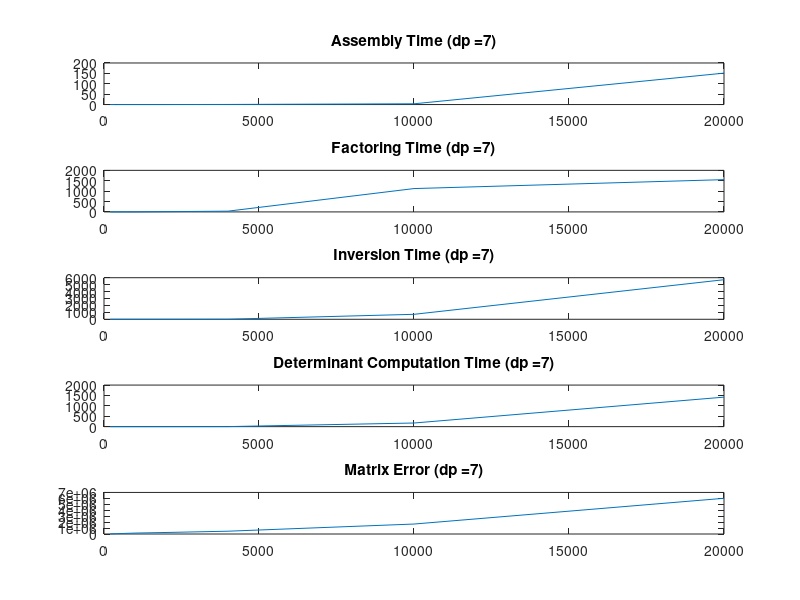

Reproduce this figure in MATLAB. (Note: this script raises an error after producing the figure.)
% First code to be used to visualize the trends for the base "general" file
% with no grid to it.

load Data/tstore_general_d50.mat;

figure(1)
for i = 1:length(vars)
      subplot(length(vars),1,i);
      plot(n,table(:,i));
      t = strcat(vars(i),' (dp = ', num2str(length(n)),')');
      title(t);
end

% consider the trends in fraction by table-features.

load Data/gstore_fraction_d400.mat;

figure(2)
subplot(5,1,1)
title('Assemb')
for f_i = 1:length(table_store)
    hold on
    plot(n, table_store{f_i}.assemb)
    hold off
end
l = cellstr(num2str(grid', 'grid=-%d'));
legend(l);

subplot(5,1,2)
title('Factor')
for f_i = 1:length(table_store)
    hold on
    plot(n, table_store{f_i}.factor)
    hold off
end

subplot(5,1,3)
title('Solve')
for f_i = 1:length(table_store)
    hold on
    plot(n, table_store{f_i}.solve)
    hold off
end

subplot(5,1,4)
title('Det')
for f_i = 1:length(table_store)
    hold on
    plot(n, table_store{f_i}.det)
    hold off
end

subplot(5,1,5)
title('Error')
for f_i = 1:length(table_store)
    hold on
    plot(n, table_store{f_i}.error)
    hold off
end
